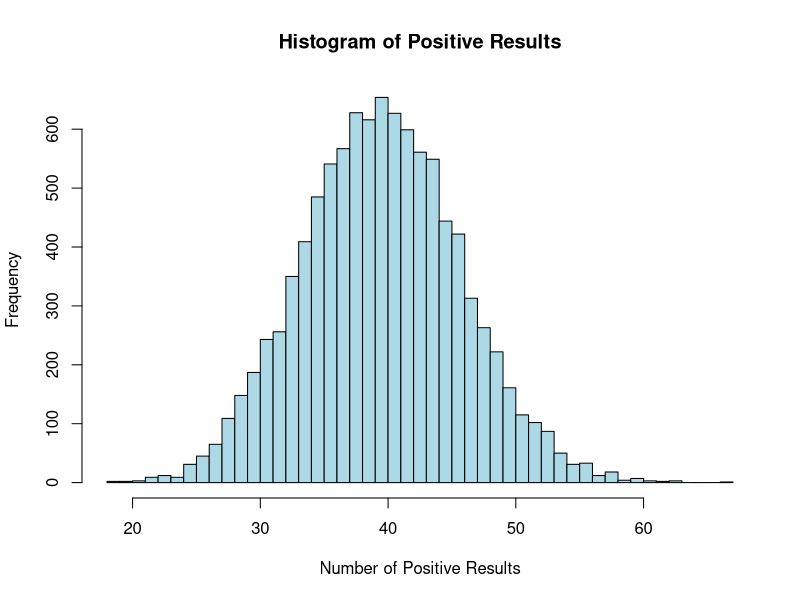

Write R code to recreate this figure. (Note: this script raises an error after producing the figure.)
# Exercise 5 - variance

# Parameters
n_sim <- 10000  # Number of simulations
n_experiments <- 1000  # Number of researcher experiments
p_value <- 0.04  # Probability of finding a positive result when there is none

# Simulate the number of positive results in each simulation
set.seed(123)  # Set seed for reproducibility - with this, you always get the same results below.
results <- replicate(n_sim, sum(rbinom(n_experiments, 1, p_value)))

# Visualize the results in a histogram
hist(results, breaks = 50, main = "Histogram of Positive Results", 
     xlab = "Number of Positive Results", col = "lightblue", border = "black")

# How often do we get 65 or more positive results?
sum(results >= 65) / n_sim

# How often do we get 15 or fewer positive results?
sum(results <= 15) / n_sim

# Calculate the 90% interval around the mean (40)
quantile(results, probs = c(0.05, 0.95)) # By definition, approx. 5% of results should be below 30 and 5% above 50
#5% 95% 
#  30  50 
sum(results <= 30) / n_sim # approx. correct
sum(results >= 50) / n_sim # approx. correct

# Theoretical variance for the experiment (binomial distribution variance formula)
theoretical_variance <- n_experiments * p_value * (1 - p_value)
theoretical_variance
sqrt(theoretical_variance) # ~ 2/3 of results should be within 40 +/- 6.19
conflicts_prefer(base::`%in%`) # if you have the same function in two packages, you can use this to see which one is being used
sum(results >= 40 - 6.19 & results <= 40 + 6.19) / n_sim # looks good

# Estimate the variance from the simulation
estimated_variance <- var(results)
estimated_variance
